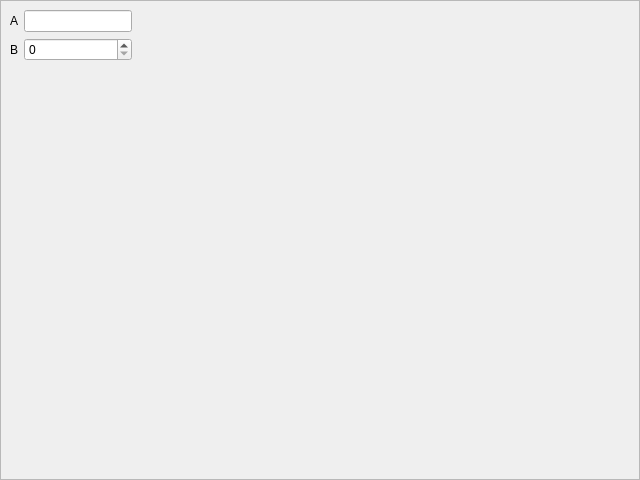
<?xml version="1.0" encoding="UTF-8"?>
<ui version="4.0">
 <class>ScrollSettings</class>
 <widget class="QScrollArea" name="ScrollSettings">
  <property name="geometry">
   <rect>
    <x>0</x>
    <y>0</y>
    <width>640</width>
    <height>480</height>
   </rect>
  </property>
  <property name="windowTitle">
   <string>Scroll</string>
  </property>
  <widget class="QWidget" name="scrollBody">
   <property name="geometry">
    <rect>
     <x>0</x>
     <y>0</y>
     <width>140</width>
     <height>75</height>
    </rect>
   </property>
   <layout class="QFormLayout" name="form">
    <item row="0" column="0">
     <widget class="QLabel" name="a">
      <property name="text">
       <string>A</string>
      </property>
     </widget>
    </item>
    <item row="0" column="1">
     <widget class="QLineEdit" name="aEdit"/>
    </item>
    <item row="1" column="0">
     <widget class="QLabel" name="b">
      <property name="text">
       <string>B</string>
      </property>
     </widget>
    </item>
    <item row="1" column="1">
     <widget class="QSpinBox" name="bEdit"/>
    </item>
   </layout>
  </widget>
 </widget>
 <resources/>
 <connections/>
</ui>
